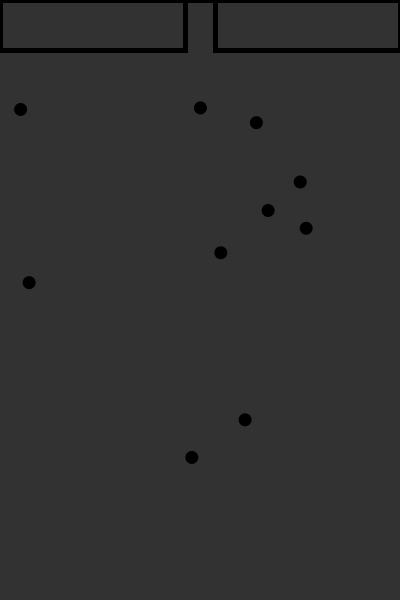
Frame 1 (no input)
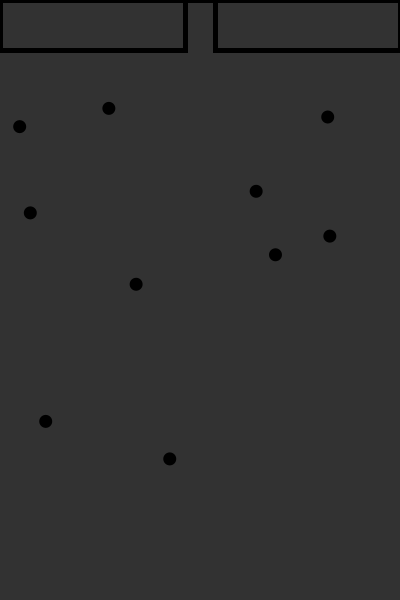
Frame 60 (the mouse pressed at the canvas centre just before this capture)
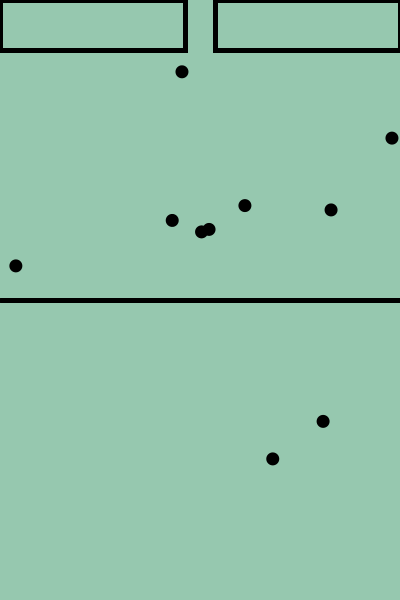
Frame 120 (the mouse held since frame 60 and released just before this capture)

The Processing sketch that drew these frames (run headless with seeded random() and noise(); from frame 60 on, the mouse is pressed at the canvas centre):

// Processing sketch: processing_43788
// ── processing_43788.pde

// Weiyuh Li
// practice of many bouncing balls
// move the horizontal bar by mouse to help the balls to escape
// only above the bar these balls have chance to escape 
// background color changes by the position of mouse
// have no ideas why can't set color of balls????
//reference http://www.openprocessing.org/visuals/?visualID=42444
 
 
float  g1, g2, g3;
float ball_size=13;
float bound_color1=0;
float bound_color2=0;
float bound_color3=0;
 
float[] x=new float[10];
float[] y=new float[10];
float[] w=new float[10];
float[] h=new float[10];
float[] c=new float[10];
 
void setup() {
  size(400, 600);
  frameRate=12;
  for (int i=0;i<10;i++) {
    x[i]=random(width);
    y[i]=70+random(height-50);
    w[i]=random(10);
    h[i]=random(10);
    c[i] = color(random(255), random(255), random(255));
  }
}
void draw() {
  //set background
  g1=mouseX/2+50;
  g2=mouseY/2+50;
  g3=(g1+g2)/2;
  background(g1, g2, g3, 150);
 
  //set boundary
  strokeWeight(5);
  noFill();
  stroke(bound_color1, bound_color2, bound_color3);
  //boundary 1
  rect(0, 0, (width/2)-15, 50);
  //boundary 2
  rect( (width/2)+15, 0, (width/2)-15, 50);
  //boundary 3
  line(0, mouseY, 400, mouseY);
 
  for (int i=0;i<10;i++) {
    if ((y[i]<=50) && (x[i]>= (width/2)-15+(ball_size/2))) {
      w[i]=-w[i];
    }
    if ((y[i]<=50) && (x[i]<= (width/2)+15-(ball_size/2))) {
      w[i]=-w[i];
    }
    if ((y[i]>50) && (x[i]>=width-ball_size/2)) {
      w[i]=-w[i];
    }
    if ((y[i]>50) && (x[i]<=0+ball_size/2)) {
      w[i]=-w[i];
    }
    if ((x[i]<=width/2-15) && (y[i]<=50+(ball_size/2))) {
      h[i]=-h[i];
    }
    if ((x[i]>=width/2+15) && (y[i]<=50+(ball_size/2))) {
      h[i]=-h[i];
    }
    if ( y[i]>=mouseY-(ball_size/2)) {
      h[i]=-h[i];
    }
    //draw balls
 
    noStroke();
    fill(c[i]);/////球只有黑色???
    ellipse(x[i]+=w[i], y[i]+=h[i], ball_size, ball_size);
 
    // boundary change color if ball goes out
    if ( y[i]<0 && y[i]>-250) {
      bound_color1=random(255);
      bound_color2=random(255);
      bound_color3=random(255);
    }
  }
}
